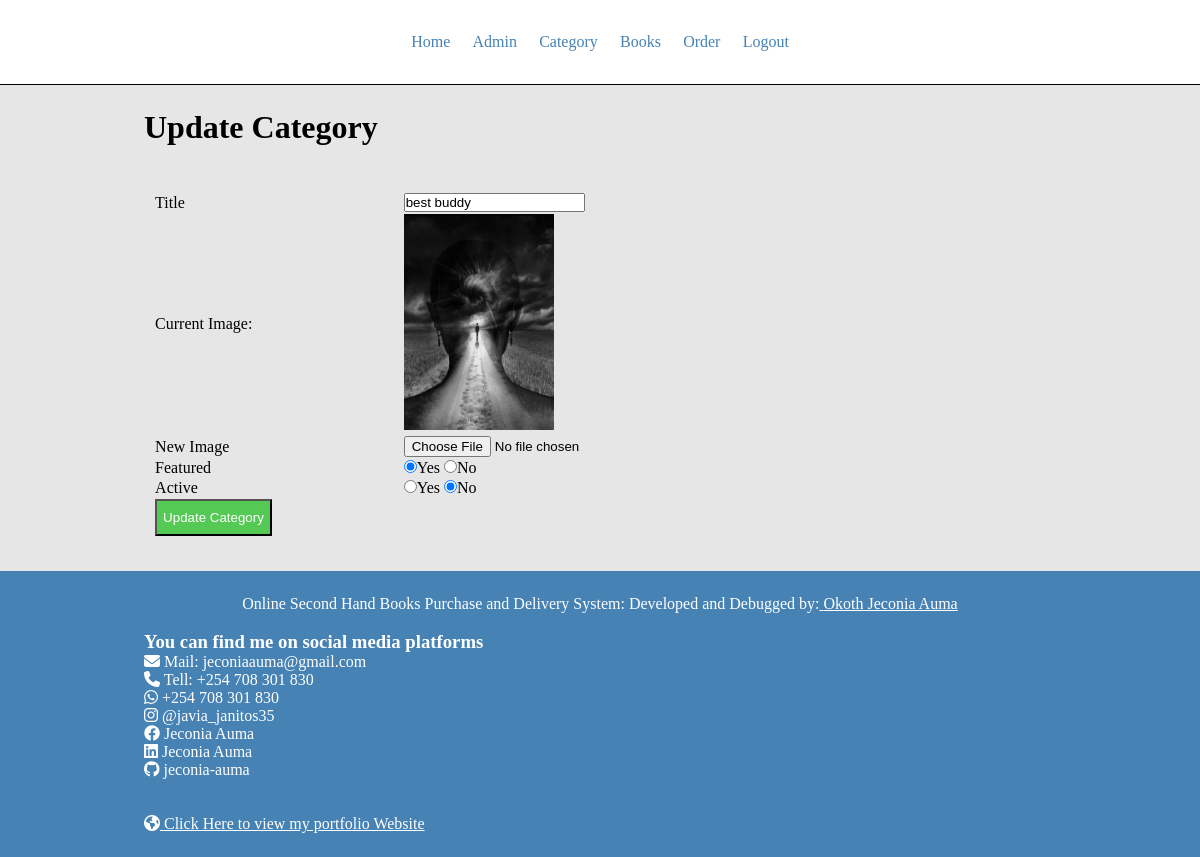
/admin/update-category.php?id=9114 (signed in), run on the app's committed database.
### tables this page shows
CREATE TABLE `category` (
  `id` int(11) NOT NULL,
  `title` varchar(255) NOT NULL,
  `image_name` varchar(255) DEFAULT NULL,
  `featured` varchar(10) DEFAULT NULL,
  `active` varchar(10) DEFAULT NULL
);

### admin/update-category.php (the view, shortened to what this page needs)
<?php include("partials/menu.php"); ?>
<div class="container">
    <div class="wrapper">
        <h1>Update Category</h1>
        <br><br>
        <?php
            $id = $_GET['id'];
            $sql = "SELECT * FROM category WHERE id=$id;";
            $res = mysqli_query($conn, $sql);
            if($res == TRUE){
                $count = mysqli_num_rows($res);
                if($count == 1){
                    $row = mysqli_fetch_assoc($res);
                    $title = $row['title'];
                    $current_image = $row['image_name'];
                    $featured = $row['featured'];
                    $active = $row['active'];
                }else{
                    $_SESSION['update-category'] = "<div class='error'>Failed! Category Does not Exist</div>";
                    header("location:".SITEURL."admin/manage-category.php");
                }
            }else{
                $_SESSION['update-category'] = "<div class='error'>Failed to execute update query</div>";
                header("location:".SITEURL."admin/manage-category.php");
                die();
            }
        ?>
        <form action="" method="post" enctype="multipart/form-data">
            <table class="tbl-100">
                <tr>
                    <td>Title</td>
                    <td>
                        <input type="text" name="title" value="<?php echo $title; ?>">
                    </td>
                </tr>
                <tr>
                    <td>Current Image:</td>
                    <td>
                        <?php
                            if($current_image != ""){
                                ?>
                                    <img src="<?php echo '../images/category/'.$current_image;?>" width="150px">
                                <?php
                            }else{
                                ?>
                                    <div class="error">Image Not Available</div>
                                <?php
                            }
                        ?>
                    </td>
                </tr>
                <tr>
                    <td>New Image</td>
                    <td>
                        <input type="file" name="image">
                    </td>
                </tr>
                <tr>
                    <td>Featured</td>
                    <td>
                        <input type="radio" <?php if($featured == "yes") echo "checked"; ?> name="featured" value="yes">Yes
                        <input type="radio" <?php if($featured == "no") echo "checked"; ?> name="featured" value="no">No
                    </td>
                </tr>
                <tr>
                    <td>Active</td>
                    <td>
                        <input type="radio" <?php if($active == "yes") echo "checked"; ?> name="active" value="yes">Yes
                        <input type="radio" <?php if($active == "no") echo "checked"; ?> name="active" value="no">No
                    </td>
                </tr>
                <tr>
                    <td colspan="2">
                        <input type="submit" name="submit" value="Update Category" class="btn-secondary">
                    </td>
                </tr>
            </table>
        </form>
    </div>
</div>
<?php include("partials/footer.php"); ?>

### css/admin.css (style rules this page uses)
* { padding: 0; margin: 0; box-sizing: border-box; font-size: serif; }
.container { width: 100vw; }
.container { background-color: rgb(230, 230, 230); }
.wrapper { width: 80%; padding: 2%; margin: 0 auto; }
.btn-secondary { padding: 1% 6px; background-color: rgb(84, 201, 84); text-decoration: none; color: #fff; display: inline-block; }
.tbl-100 { width: 100%; padding: 1%; }

### data on the page
category: title "best buddy", image_name (picture), featured "☑", active "☑"
